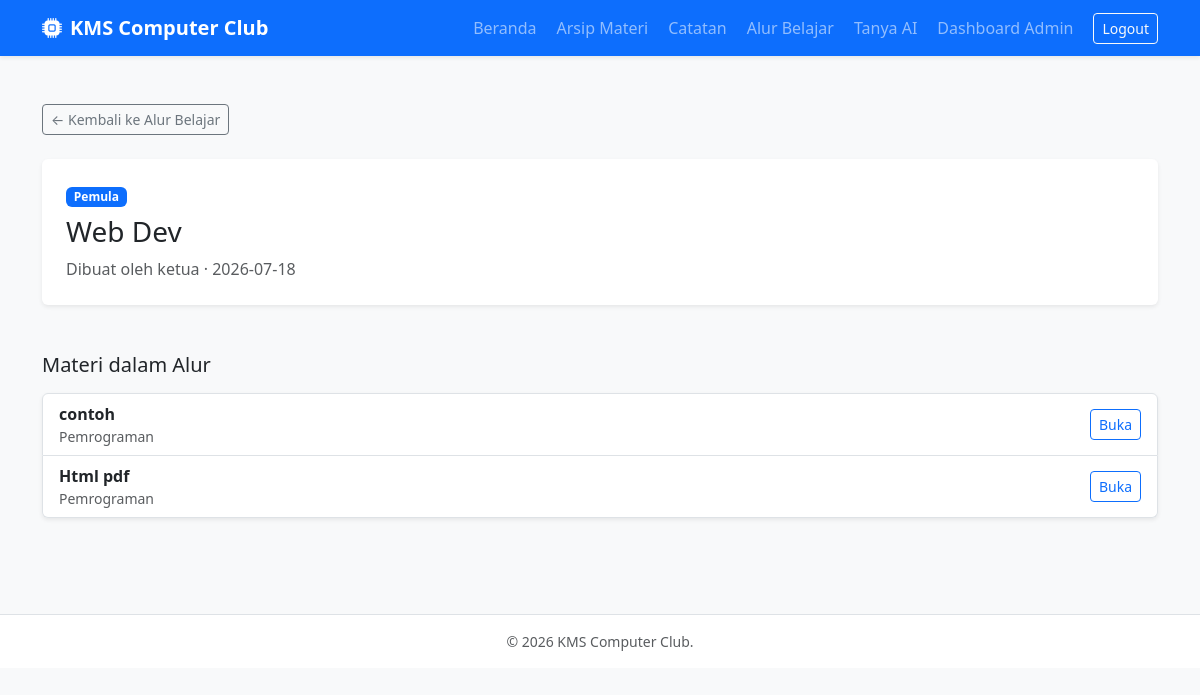
Screenshot of /portal/detail_alur.php?id=4 (signed in) with the database file from the repository.
### tables this page shows
CREATE TABLE `alur_pembelajaran` (
  `id_alur` int(11) NOT NULL,
  `id_user` int(11) NOT NULL,
  `nama_alur` varchar(255) NOT NULL,
  `tingkat_level` varchar(50) DEFAULT NULL,
  `status` enum('Draft','Published') DEFAULT 'Draft',
  `tgl_dibuat` date NOT NULL
);

CREATE TABLE `pengguna` (
  `id_user` int(11) NOT NULL,
  `nama_lengkap` varchar(150) NOT NULL,
  `kelas` varchar(50) NOT NULL,
  `username` varchar(100) NOT NULL,
  `password` varchar(255) NOT NULL,
  `kartu_pelajar` varchar(255) DEFAULT NULL,
  `status_akun` enum('Pending','Aktif','Ditolak') DEFAULT 'Pending',
  `alasan_masuk` text DEFAULT NULL,
  `role` enum('Super Admin','Admin','Anggota') NOT NULL DEFAULT 'Anggota'
);

CREATE TABLE `arsip_materi` (
  `id_arsip` int(11) NOT NULL,
  `id_user` int(11) NOT NULL,
  `id_approver` int(11) DEFAULT NULL,
  `judul_dokumen` varchar(255) NOT NULL,
  `deskripsi` text DEFAULT NULL,
  `kategori` varchar(100) DEFAULT NULL,
  `file_path` varchar(255) DEFAULT NULL,
  `file_media` varchar(255) DEFAULT NULL,
  `link_tautan` varchar(255) DEFAULT NULL,
  `tags` varchar(255) DEFAULT NULL,
  `status` enum('Pending','Published','Rejected') DEFAULT 'Pending',
  `alasan_reject` text DEFAULT NULL,
  `tgl_unggah` date NOT NULL
);

### portal/detail_alur.php (the view, shortened to what this page needs)
<?php
require_once '../config/koneksi.php';
$id = (int)($_GET['id'] ?? 0);
$stmt = $conn->prepare(
    "SELECT a.*, p.nama_lengkap
     FROM ALUR_PEMBELAJARAN a
     JOIN PENGGUNA p ON p.id_user = a.id_user
     WHERE a.id_alur = :id AND a.status = 'Published'"
);
$stmt->execute([':id' => $id]);
$alur = $stmt->fetch();
$stmt = $conn->prepare(
    "SELECT am.judul_dokumen, am.kategori, am.deskripsi, am.file_path
     FROM DETAIL_ALUR d
     JOIN ARSIP_MATERI am ON am.id_arsip = d.id_arsip
     WHERE d.id_alur = :id AND am.status = 'Published'
     ORDER BY am.judul_dokumen"
);
$stmt->execute([':id' => $id]);
$materi = $stmt->fetchAll();
?>
<main class="container py-5">
    <a href="alur_belajar.php" class="btn btn-sm btn-outline-secondary mb-4">← Kembali ke Alur Belajar</a>
    <div class="card border-0 shadow-sm">
        <div class="card-body p-4">
            <span class="badge text-bg-primary mb-2">
                <?= htmlspecialchars($alur['tingkat_level'] ?: 'Semua Level') ?>
            </span>
            <h1 class="h3"><?= htmlspecialchars($alur['nama_alur']) ?></h1>
            <p class="text-muted mb-0">
                Dibuat oleh <?= htmlspecialchars($alur['nama_lengkap']) ?> · <?= htmlspecialchars($alur['tgl_dibuat']) ?>
            </p>
        </div>
    </div>
    <h2 class="h5 mt-5 mb-3">Materi dalam Alur</h2>
    <div class="list-group shadow-sm">
        <?php foreach ($materi as $m): ?>
            <div class="list-group-item">
                <div class="d-flex justify-content-between align-items-center gap-3">
                    <div>
                        <strong><?= htmlspecialchars($m['judul_dokumen']) ?></strong>
                        <div class="small text-muted"><?= htmlspecialchars($m['kategori'] ?: 'Umum') ?></div>
                    </div>
                    <?php if ($m['file_path']): ?>
                        <a class="btn btn-sm btn-outline-primary"
                           target="_blank" rel="noopener"
                           href="../<?= htmlspecialchars(ltrim($m['file_path'], '/')) ?>">
                            Buka
                        </a>
                    <?php endif; ?>
                </div>
            </div>
        <?php endforeach; ?>
    </div>
</main>

### rows the page displays
alur_pembelajaran: tingkat_level "Pemula", nama_alur "Web Dev", id_user.nama_lengkap "ketua", tgl_dibuat "2026-07-18"
arsip_materi: judul_dokumen "contoh", kategori "Pemrograman"
arsip_materi: judul_dokumen "Html pdf", kategori "Pemrograman"
